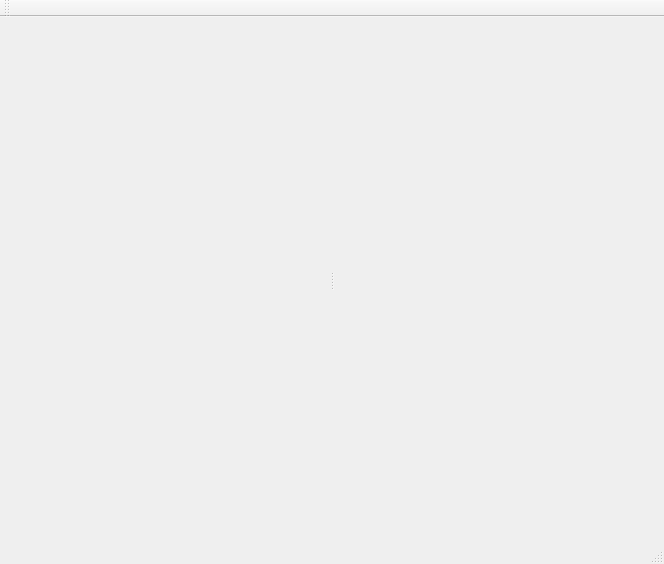
<?xml version="1.0" encoding="UTF-8"?>
<ui version="4.0">
 <class>QtGuiltMainWindow</class>
 <widget class="QMainWindow" name="QtGuiltMainWindow">
  <property name="geometry">
   <rect>
    <x>0</x>
    <y>0</y>
    <width>664</width>
    <height>564</height>
   </rect>
  </property>
  <property name="windowTitle">
   <string>QtGuiltMainWindow</string>
  </property>
  <property name="windowIcon">
   <iconset resource="../QtGuiltModel/QtGuiltIcons.qrc">
    <normaloff>:/app/QtGuilt</normaloff>:/app/QtGuilt</iconset>
  </property>
  <widget class="QWidget" name="centralWidget">
   <layout class="QGridLayout" name="gridLayout">
    <item row="0" column="0">
     <widget class="QSplitter" name="splitter">
      <property name="orientation">
       <enum>Qt::Horizontal</enum>
      </property>
      <widget class="QtGuiltWidget" name="widgetGuilt" native="true"/>
      <widget class="QtGuiltPatchEditor" name="widgetPatchEditor" native="true"/>
     </widget>
    </item>
   </layout>
  </widget>
  <widget class="QMenuBar" name="menuBar">
   <property name="geometry">
    <rect>
     <x>0</x>
     <y>0</y>
     <width>664</width>
     <height>19</height>
    </rect>
   </property>
  </widget>
  <widget class="QToolBar" name="mainToolBar">
   <attribute name="toolBarArea">
    <enum>TopToolBarArea</enum>
   </attribute>
   <attribute name="toolBarBreak">
    <bool>false</bool>
   </attribute>
  </widget>
  <widget class="QStatusBar" name="statusBar"/>
 </widget>
 <layoutdefault spacing="6" margin="11"/>
 <customwidgets>
  <customwidget>
   <class>QtGuiltWidget</class>
   <extends>QWidget</extends>
   <header>QtGuiltView/QtGuiltWidget.h</header>
   <container>1</container>
   <slots>
    <signal>editPatchChanged(QString,bool,int)</signal>
   </slots>
  </customwidget>
  <customwidget>
   <class>QtGuiltPatchEditor</class>
   <extends>QWidget</extends>
   <header>QtGuiltView/QtGuiltPatchEditor.h</header>
   <container>1</container>
   <slots>
    <slot>setFile(QString,bool,int)</slot>
   </slots>
  </customwidget>
 </customwidgets>
 <resources>
  <include location="../QtGuiltModel/QtGuiltIcons.qrc"/>
 </resources>
 <connections>
  <connection>
   <sender>widgetGuilt</sender>
   <signal>editPatchChanged(QString,bool,int)</signal>
   <receiver>widgetPatchEditor</receiver>
   <slot>setFile(QString,bool,int)</slot>
   <hints>
    <hint type="sourcelabel">
     <x>267</x>
     <y>348</y>
    </hint>
    <hint type="destinationlabel">
     <x>389</x>
     <y>349</y>
    </hint>
   </hints>
  </connection>
 </connections>
</ui>
